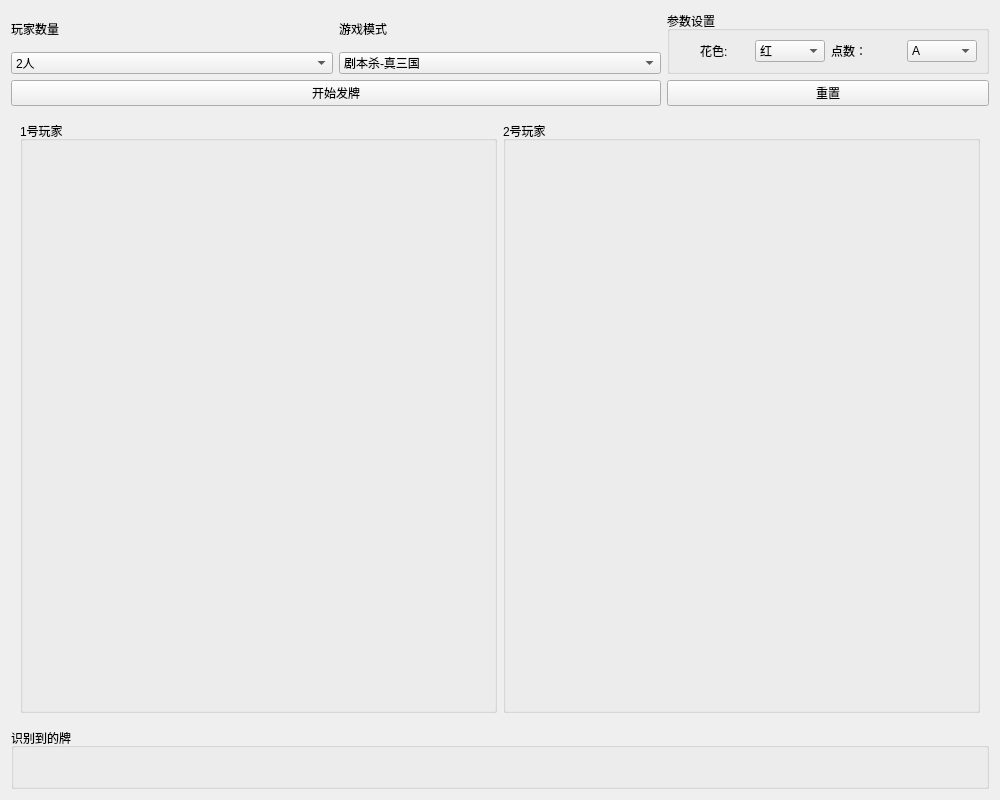
<?xml version="1.0" encoding="UTF-8"?>
<ui version="4.0">
 <class>CardsScreen</class>
 <widget class="QWidget" name="CardsScreen">
  <property name="geometry">
   <rect>
    <x>0</x>
    <y>0</y>
    <width>1000</width>
    <height>800</height>
   </rect>
  </property>
  <property name="minimumSize">
   <size>
    <width>1000</width>
    <height>800</height>
   </size>
  </property>
  <property name="windowTitle">
   <string>Form</string>
  </property>
  <layout class="QVBoxLayout" name="verticalLayout_3" stretch="1,10,1">
   <item>
    <layout class="QGridLayout" name="gridLayout">
     <item row="1" column="1">
      <widget class="QComboBox" name="comboBoxModel">
       <item>
        <property name="text">
         <string>剧本杀-真三国</string>
        </property>
       </item>
       <item>
        <property name="text">
         <string>斗地主</string>
        </property>
       </item>
      </widget>
     </item>
     <item row="1" column="0">
      <widget class="QComboBox" name="comboBoxPersonNum">
       <item>
        <property name="text">
         <string>2人</string>
        </property>
       </item>
       <item>
        <property name="text">
         <string>3人</string>
        </property>
       </item>
       <item>
        <property name="text">
         <string>4人</string>
        </property>
       </item>
       <item>
        <property name="text">
         <string>5人</string>
        </property>
       </item>
       <item>
        <property name="text">
         <string>6人</string>
        </property>
       </item>
      </widget>
     </item>
     <item row="0" column="1">
      <widget class="QLabel" name="label_2">
       <property name="text">
        <string>游戏模式</string>
       </property>
      </widget>
     </item>
     <item row="2" column="2">
      <widget class="QPushButton" name="pushButton_2">
       <property name="text">
        <string>重置</string>
       </property>
      </widget>
     </item>
     <item row="0" column="0">
      <widget class="QLabel" name="label">
       <property name="text">
        <string>玩家数量</string>
       </property>
      </widget>
     </item>
     <item row="2" column="0" colspan="2">
      <widget class="QPushButton" name="btn_dealCards">
       <property name="text">
        <string>开始发牌</string>
       </property>
      </widget>
     </item>
     <item row="0" column="2" rowspan="2">
      <widget class="QGroupBox" name="groupBox_16">
       <property name="title">
        <string>参数设置</string>
       </property>
       <layout class="QHBoxLayout" name="horizontalLayout_4">
        <item alignment="Qt::AlignHCenter">
         <widget class="QLabel" name="label_3">
          <property name="text">
           <string>花色:</string>
          </property>
         </widget>
        </item>
        <item>
         <widget class="QComboBox" name="comboBoxSuit">
          <item>
           <property name="text">
            <string>红</string>
           </property>
          </item>
          <item>
           <property name="text">
            <string>方</string>
           </property>
          </item>
          <item>
           <property name="text">
            <string>黑</string>
           </property>
          </item>
          <item>
           <property name="text">
            <string>梅</string>
           </property>
          </item>
         </widget>
        </item>
        <item>
         <widget class="QLabel" name="label_4">
          <property name="text">
           <string>点数：</string>
          </property>
         </widget>
        </item>
        <item>
         <widget class="QComboBox" name="comboBoxValue">
          <item>
           <property name="text">
            <string>A</string>
           </property>
          </item>
          <item>
           <property name="text">
            <string>2</string>
           </property>
          </item>
          <item>
           <property name="text">
            <string>3</string>
           </property>
          </item>
          <item>
           <property name="text">
            <string>4</string>
           </property>
          </item>
          <item>
           <property name="text">
            <string>5</string>
           </property>
          </item>
          <item>
           <property name="text">
            <string>6</string>
           </property>
          </item>
          <item>
           <property name="text">
            <string>7</string>
           </property>
          </item>
          <item>
           <property name="text">
            <string>8</string>
           </property>
          </item>
          <item>
           <property name="text">
            <string>9</string>
           </property>
          </item>
          <item>
           <property name="text">
            <string>10</string>
           </property>
          </item>
          <item>
           <property name="text">
            <string>J</string>
           </property>
          </item>
          <item>
           <property name="text">
            <string>Q</string>
           </property>
          </item>
          <item>
           <property name="text">
            <string>K</string>
           </property>
          </item>
          <item>
           <property name="text">
            <string>小王</string>
           </property>
          </item>
          <item>
           <property name="text">
            <string>大王</string>
           </property>
          </item>
         </widget>
        </item>
       </layout>
      </widget>
     </item>
    </layout>
   </item>
   <item>
    <widget class="QStackedWidget" name="stackedWidget">
     <property name="currentIndex">
      <number>0</number>
     </property>
     <widget class="QWidget" name="page_2Person">
      <layout class="QHBoxLayout" name="horizontalLayout">
       <item>
        <widget class="QGroupBox" name="groupBox_21">
         <property name="title">
          <string>1号玩家</string>
         </property>
        </widget>
       </item>
       <item>
        <widget class="QGroupBox" name="groupBox_22">
         <property name="title">
          <string>2号玩家</string>
         </property>
        </widget>
       </item>
      </layout>
     </widget>
     <widget class="QWidget" name="page_3Person">
      <layout class="QGridLayout" name="gridLayout_3">
       <item row="0" column="0" colspan="2">
        <widget class="QGroupBox" name="groupBox_31">
         <property name="title">
          <string>1号玩家</string>
         </property>
        </widget>
       </item>
       <item row="1" column="0">
        <widget class="QGroupBox" name="groupBox_32">
         <property name="title">
          <string>2号玩家</string>
         </property>
        </widget>
       </item>
       <item row="1" column="1">
        <widget class="QGroupBox" name="groupBox_33">
         <property name="title">
          <string>3号玩家</string>
         </property>
        </widget>
       </item>
      </layout>
     </widget>
     <widget class="QWidget" name="page_4Person">
      <layout class="QVBoxLayout" name="verticalLayout">
       <item>
        <layout class="QGridLayout" name="gridLayout_2">
         <item row="0" column="1">
          <widget class="QGroupBox" name="groupBox_42">
           <property name="title">
            <string>2号玩家</string>
           </property>
          </widget>
         </item>
         <item row="0" column="0">
          <widget class="QGroupBox" name="groupBox_41">
           <property name="title">
            <string>1号玩家</string>
           </property>
          </widget>
         </item>
         <item row="1" column="0">
          <widget class="QGroupBox" name="groupBox_43">
           <property name="title">
            <string>3号玩家</string>
           </property>
          </widget>
         </item>
         <item row="1" column="1">
          <widget class="QGroupBox" name="groupBox_44">
           <property name="title">
            <string>4号玩家</string>
           </property>
          </widget>
         </item>
        </layout>
       </item>
      </layout>
     </widget>
     <widget class="QWidget" name="page_5Person">
      <layout class="QVBoxLayout" name="verticalLayout_5">
       <item>
        <layout class="QVBoxLayout" name="verticalLayout_4">
         <item>
          <layout class="QHBoxLayout" name="horizontalLayout_2">
           <item>
            <widget class="QGroupBox" name="groupBox_51">
             <property name="title">
              <string>1号玩家</string>
             </property>
            </widget>
           </item>
           <item>
            <widget class="QGroupBox" name="groupBox_52">
             <property name="title">
              <string>2号玩家</string>
             </property>
            </widget>
           </item>
          </layout>
         </item>
         <item>
          <layout class="QHBoxLayout" name="horizontalLayout_3">
           <item>
            <widget class="QGroupBox" name="groupBox_53">
             <property name="title">
              <string>3号玩家</string>
             </property>
            </widget>
           </item>
           <item>
            <widget class="QGroupBox" name="groupBox_54">
             <property name="title">
              <string>4号玩家</string>
             </property>
            </widget>
           </item>
           <item>
            <widget class="QGroupBox" name="groupBox_55">
             <property name="title">
              <string>5号玩家</string>
             </property>
            </widget>
           </item>
          </layout>
         </item>
        </layout>
       </item>
      </layout>
     </widget>
     <widget class="QWidget" name="page_6Person">
      <layout class="QGridLayout" name="gridLayout_4">
       <item row="0" column="2">
        <widget class="QGroupBox" name="groupBox_63">
         <property name="title">
          <string>3号玩家</string>
         </property>
        </widget>
       </item>
       <item row="1" column="1">
        <widget class="QGroupBox" name="groupBox_65">
         <property name="title">
          <string>5号玩家</string>
         </property>
        </widget>
       </item>
       <item row="1" column="0">
        <widget class="QGroupBox" name="groupBox_64">
         <property name="title">
          <string>4号玩家</string>
         </property>
        </widget>
       </item>
       <item row="0" column="0">
        <widget class="QGroupBox" name="groupBox_61">
         <property name="title">
          <string>1号玩家</string>
         </property>
        </widget>
       </item>
       <item row="1" column="2">
        <widget class="QGroupBox" name="groupBox_66">
         <property name="title">
          <string>6号玩家</string>
         </property>
        </widget>
       </item>
       <item row="0" column="1">
        <widget class="QGroupBox" name="groupBox_62">
         <property name="title">
          <string>2号玩家</string>
         </property>
        </widget>
       </item>
      </layout>
     </widget>
    </widget>
   </item>
   <item>
    <widget class="QGroupBox" name="AllCards">
     <property name="title">
      <string>识别到的牌</string>
     </property>
    </widget>
   </item>
  </layout>
 </widget>
 <resources/>
 <connections/>
</ui>
